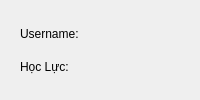
        <widget class="QWidget" name="widget_3" native="true">
         <property name="styleSheet">
          <string notr="true">#widget_3 {
    border: 2px solid #1B5E20;
    border-radius: 12px;
    background-color: rgba(165, 214, 167, 150);
}</string>
         </property>
         <layout class="QHBoxLayout" name="horizontalLayout">
          <item>
           <widget class="QWidget" name="widget_4" native="true">
            <property name="styleSheet">
             <string notr="true">#widget_5 {
	color: #000000;
    border: 2px solid #1B5E20;
    border-radius: 12px;
    background-color: rgba(165, 214, 167, 150);
}</string>
            </property>
            <layout class="QVBoxLayout" name="verticalLayout_2">
             <item>
              <widget class="QLabel" name="username">
               <property name="styleSheet">
                <string notr="true"/>
               </property>
               <property name="text">
                <string>Username:</string>
               </property>
              </widget>
             </item>
             <item>
              <widget class="QLabel" name="hoc_luc_allyear">
               <property name="styleSheet">
                <string notr="true"/>
               </property>
               <property name="text">
                <string>Học Lực:</string>
               </property>
              </widget>
             </item>
            </layout>
           </widget>
          </item>
         </layout>
        </widget>
